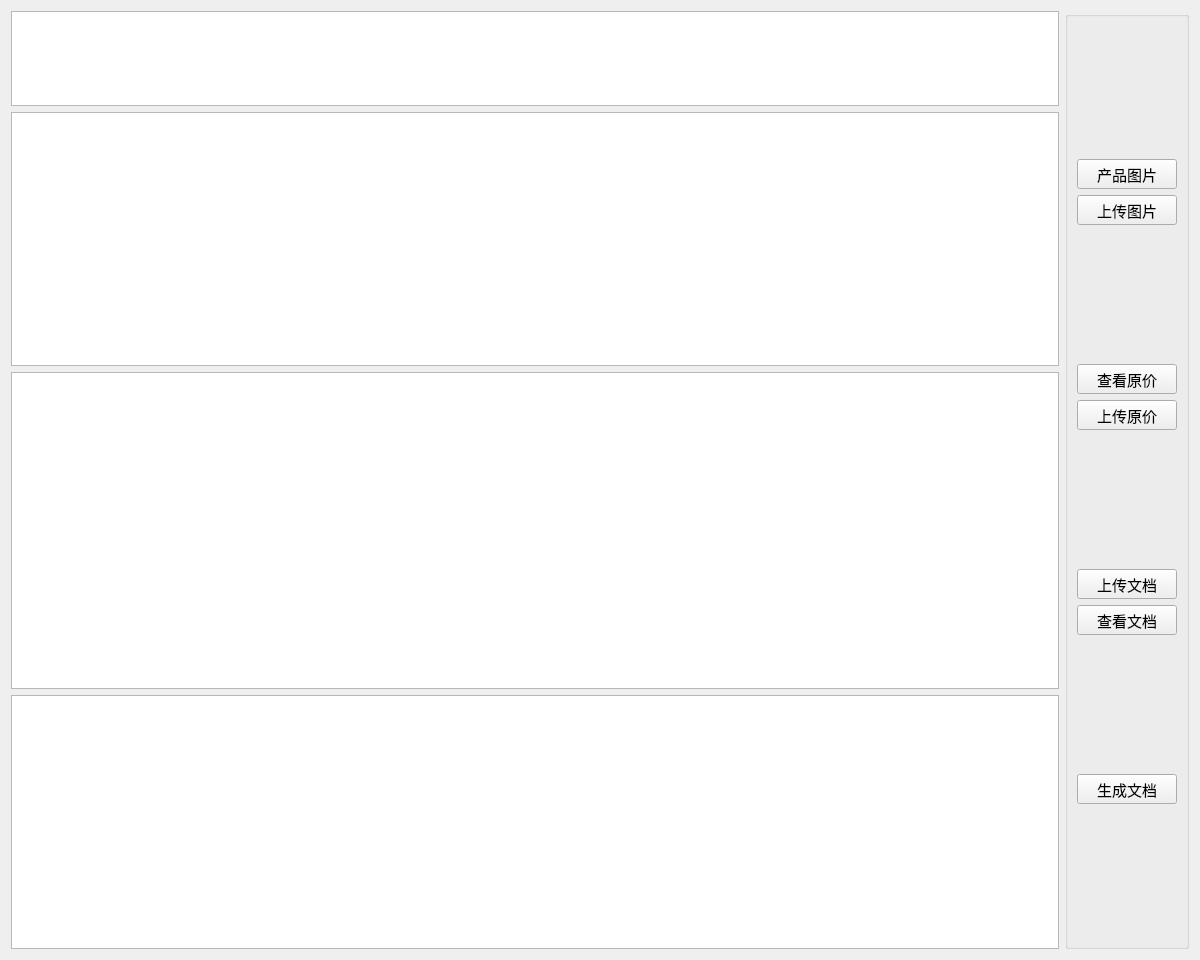
<?xml version="1.0" encoding="UTF-8"?>
<ui version="4.0">
 <class>Form</class>
 <widget class="QWidget" name="Form">
  <property name="geometry">
   <rect>
    <x>0</x>
    <y>0</y>
    <width>1200</width>
    <height>960</height>
   </rect>
  </property>
  <property name="windowTitle">
   <string>原价订单资料</string>
  </property>
  <property name="windowIcon">
   <iconset resource="main_resources.qrc">
    <normaloff>:/ico/resources/ICO/数据显示.png</normaloff>:/ico/resources/ICO/数据显示.png</iconset>
  </property>
  <layout class="QGridLayout" name="gridLayout_2" columnstretch="10,0">
   <item row="0" column="0">
    <layout class="QVBoxLayout" name="verticalLayout_2" stretch="3,8,10,8">
     <item>
      <widget class="QTableWidget" name="tableWidget_1"/>
     </item>
     <item>
      <widget class="QTableWidget" name="tableWidget_2"/>
     </item>
     <item>
      <widget class="QTableWidget" name="tableWidget_3"/>
     </item>
     <item>
      <widget class="QTableWidget" name="tableWidget_4"/>
     </item>
    </layout>
   </item>
   <item row="0" column="1">
    <layout class="QGridLayout" name="gridLayout" rowstretch="0">
     <item row="0" column="0">
      <widget class="QGroupBox" name="groupBox">
       <property name="title">
        <string/>
       </property>
       <layout class="QVBoxLayout" name="verticalLayout" stretch="0,1,1,0,1,1,0,1,1,0,1,0">
        <item>
         <spacer name="verticalSpacer">
          <property name="orientation">
           <enum>Qt::Vertical</enum>
          </property>
          <property name="sizeHint" stdset="0">
           <size>
            <width>20</width>
            <height>40</height>
           </size>
          </property>
         </spacer>
        </item>
        <item>
         <widget class="QPushButton" name="btn_productImage">
          <property name="minimumSize">
           <size>
            <width>100</width>
            <height>30</height>
           </size>
          </property>
          <property name="maximumSize">
           <size>
            <width>100</width>
            <height>30</height>
           </size>
          </property>
          <property name="font">
           <font>
            <pointsize>11</pointsize>
           </font>
          </property>
          <property name="text">
           <string>产品图片</string>
          </property>
         </widget>
        </item>
        <item>
         <widget class="QPushButton" name="pushButton_update_image">
          <property name="minimumSize">
           <size>
            <width>100</width>
            <height>30</height>
           </size>
          </property>
          <property name="maximumSize">
           <size>
            <width>100</width>
            <height>30</height>
           </size>
          </property>
          <property name="font">
           <font>
            <pointsize>11</pointsize>
           </font>
          </property>
          <property name="text">
           <string>上传图片</string>
          </property>
         </widget>
        </item>
        <item>
         <spacer name="verticalSpacer_3">
          <property name="orientation">
           <enum>Qt::Vertical</enum>
          </property>
          <property name="sizeHint" stdset="0">
           <size>
            <width>20</width>
            <height>40</height>
           </size>
          </property>
         </spacer>
        </item>
        <item>
         <widget class="QPushButton" name="btn_viewYuanJia">
          <property name="minimumSize">
           <size>
            <width>100</width>
            <height>30</height>
           </size>
          </property>
          <property name="maximumSize">
           <size>
            <width>100</width>
            <height>30</height>
           </size>
          </property>
          <property name="font">
           <font>
            <pointsize>11</pointsize>
           </font>
          </property>
          <property name="text">
           <string>查看原价</string>
          </property>
         </widget>
        </item>
        <item>
         <widget class="QPushButton" name="btn_updateYuanJia">
          <property name="minimumSize">
           <size>
            <width>100</width>
            <height>30</height>
           </size>
          </property>
          <property name="maximumSize">
           <size>
            <width>100</width>
            <height>30</height>
           </size>
          </property>
          <property name="font">
           <font>
            <pointsize>11</pointsize>
           </font>
          </property>
          <property name="text">
           <string>上传原价</string>
          </property>
         </widget>
        </item>
        <item>
         <spacer name="verticalSpacer_4">
          <property name="orientation">
           <enum>Qt::Vertical</enum>
          </property>
          <property name="sizeHint" stdset="0">
           <size>
            <width>20</width>
            <height>40</height>
           </size>
          </property>
         </spacer>
        </item>
        <item>
         <widget class="QPushButton" name="pushButton_update_document">
          <property name="minimumSize">
           <size>
            <width>100</width>
            <height>30</height>
           </size>
          </property>
          <property name="maximumSize">
           <size>
            <width>100</width>
            <height>30</height>
           </size>
          </property>
          <property name="font">
           <font>
            <pointsize>11</pointsize>
           </font>
          </property>
          <property name="text">
           <string>上传文档</string>
          </property>
         </widget>
        </item>
        <item>
         <widget class="QPushButton" name="pushButton_view_document">
          <property name="minimumSize">
           <size>
            <width>100</width>
            <height>30</height>
           </size>
          </property>
          <property name="maximumSize">
           <size>
            <width>100</width>
            <height>30</height>
           </size>
          </property>
          <property name="font">
           <font>
            <pointsize>11</pointsize>
           </font>
          </property>
          <property name="text">
           <string>查看文档</string>
          </property>
         </widget>
        </item>
        <item>
         <spacer name="verticalSpacer_5">
          <property name="orientation">
           <enum>Qt::Vertical</enum>
          </property>
          <property name="sizeHint" stdset="0">
           <size>
            <width>20</width>
            <height>40</height>
           </size>
          </property>
         </spacer>
        </item>
        <item>
         <widget class="QPushButton" name="pushButton_output_excel">
          <property name="minimumSize">
           <size>
            <width>100</width>
            <height>30</height>
           </size>
          </property>
          <property name="maximumSize">
           <size>
            <width>100</width>
            <height>30</height>
           </size>
          </property>
          <property name="font">
           <font>
            <pointsize>11</pointsize>
           </font>
          </property>
          <property name="text">
           <string>生成文档</string>
          </property>
         </widget>
        </item>
        <item>
         <spacer name="verticalSpacer_2">
          <property name="orientation">
           <enum>Qt::Vertical</enum>
          </property>
          <property name="sizeHint" stdset="0">
           <size>
            <width>20</width>
            <height>40</height>
           </size>
          </property>
         </spacer>
        </item>
       </layout>
      </widget>
     </item>
    </layout>
   </item>
  </layout>
 </widget>
 <resources>
  <include location="main_resources.qrc"/>
 </resources>
 <connections/>
</ui>
